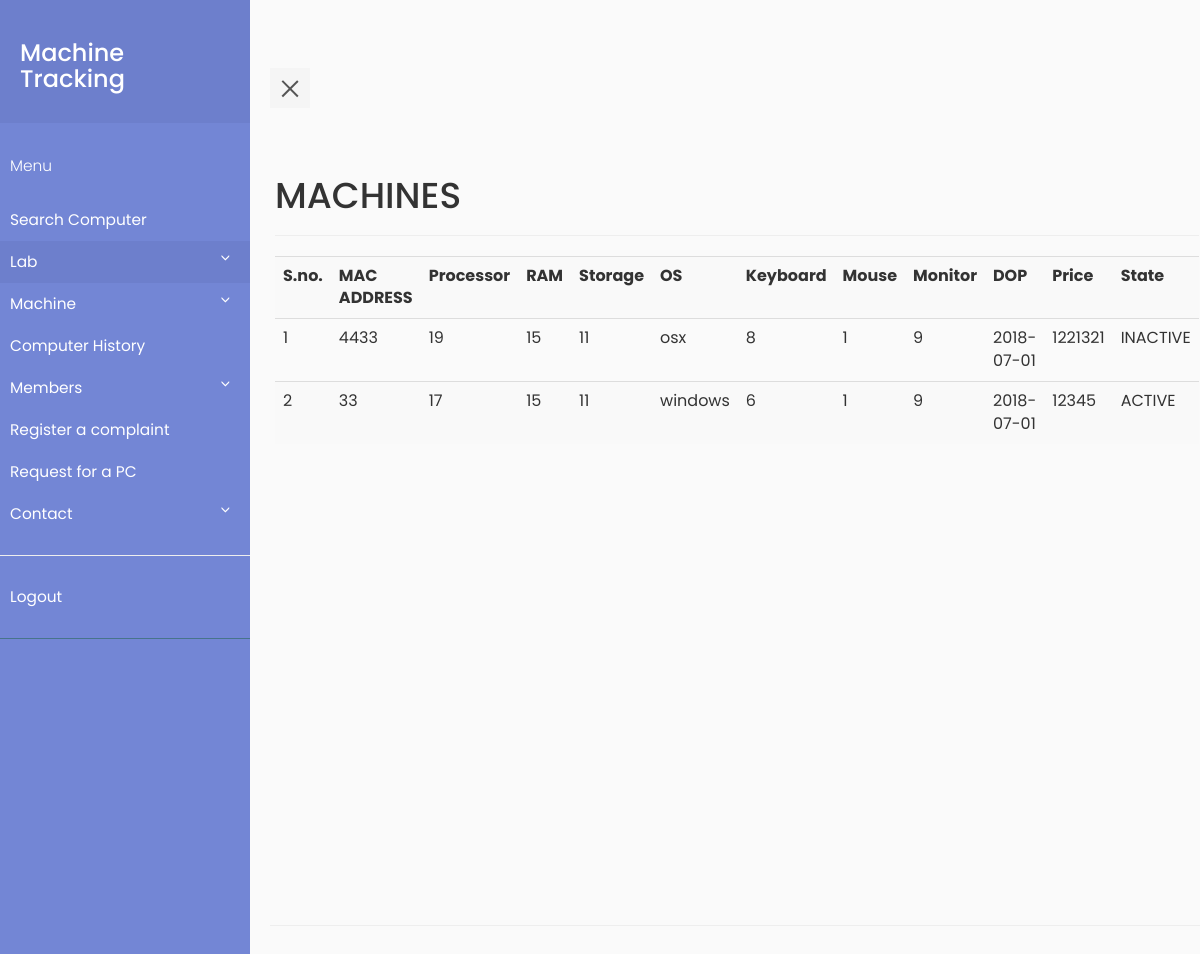
The page /MachineTracking/viewpcbylab.php?lab=16 (signed in) on the database its author committed.
### tables this page shows
CREATE TABLE `machine` (
  `machine_id` int(11) NOT NULL,
  `MAC_ADDR` varchar(30) DEFAULT NULL,
  `processor` int(11) NOT NULL,
  `ram` int(11) NOT NULL,
  `memory` int(11) NOT NULL,
  `DOP` date DEFAULT NULL,
  `price` int(11) DEFAULT NULL,
  `state` varchar(10) DEFAULT NULL,
  `os` varchar(30) DEFAULT NULL,
  `monitor` int(11) NOT NULL,
  `keyboard` int(11) NOT NULL,
  `mouse` int(11) NOT NULL,
  `grn` int(11) NOT NULL
);

CREATE TABLE `hardware` (
  `hardware_id` int(11) NOT NULL,
  `company` int(11) DEFAULT NULL,
  `description` int(11) DEFAULT NULL,
  `price` int(11) DEFAULT NULL,
  `grn` int(11) DEFAULT NULL,
  `name` int(11) DEFAULT NULL,
  `state` int(11) NOT NULL,
  `supplier` int(20) DEFAULT NULL
);

### MachineTracking/viewpcbylab.php (the view, shortened to what this page needs)
<?php
    require_once "pdo.php";
?>
<html>
<head>
    <link rel="stylesheet" type="text/css" href="https://maxcdn.bootstrapcdn.com/bootstrap/3.3.7/css/bootstrap.min.css" >
    <link rel="stylesheet" type="text/css" href="style5.css">
</head>
<body>
            <div class="wrapper">
     <?php include "navbar.php" ;?>
         <div class="container-fluid row" id="content">
    <div class="page-header">
    <h1>MACHINES</h1>
    </div>
    <?php
        $stmtcnt = $pdo->query("SELECT COUNT(*) FROM machine");
        $row = $stmtcnt->fetch(PDO::FETCH_ASSOC);
        if($row['COUNT(*)']!=='0')
        {
            $i=1;
            $stmtread = $pdo->prepare("SELECT * FROM position where lab_id = :lid and final_date='1970-01-01'");
            $stmtread->execute(array(':lid' => $_GET['lab'] ));
            echo ("<table class=\"table table-striped\">
                <tr> <th>S.no.</th><th>MAC ADDRESS</th><th>Processor</th><th>RAM</th><th>Storage</th><th>OS</th><th>Keyboard</th><th>Mouse</th><th>Monitor</th><th>DOP</th><th>Price</th> <th>State</th> </tr>");
            while ( $row = $stmtread->fetch(PDO::FETCH_ASSOC) )
            {
                $mid=$row['machine_id'];
                $read2= $pdo -> query("SELECT * FROM machine where machine_id='$mid'");
                while($row2 = $read2->fetch(PDO::FETCH_ASSOC))
                {
                    $processor = $pdo->prepare("SELECT description FROM hardware where hardware_id = :hid");
                    $processor->execute(array(':hid' => $row2['processor']));
                    $processorn = $processor->fetch(PDO::FETCH_ASSOC);
                    $ram = $pdo->prepare("SELECT description FROM hardware where hardware_id = :hid");
                    $ram->execute(array(':hid' => $row2['ram']));
                    $ramn = $ram->fetch(PDO::FETCH_ASSOC);
                    $memory = $pdo->prepare("SELECT description FROM hardware where hardware_id = :hid");
                    $memory->execute(array(':hid' => $row2['memory']));
                    $memoryn = $memory->fetch(PDO::FETCH_ASSOC);
                    $keyboard = $pdo->prepare("SELECT description FROM hardware where hardware_id = :hid");
                    $keyboard->execute(array(':hid' => $row2['keyboard']));
                    $keyboardn = $keyboard->fetch(PDO::FETCH_ASSOC);
                    $mouse = $pdo->prepare("SELECT description FROM hardware where hardware_id = :hid");
                    $mouse->execute(array(':hid' => $row2['mouse']));
                    $mousen = $mouse->fetch(PDO::FETCH_ASSOC);
                    $monitor = $pdo->prepare("SELECT description FROM hardware where hardware_id = :hid");
                    $monitor->execute(array(':hid' => $row2['monitor']));
                    $monitorn = $monitor->fetch(PDO::FETCH_ASSOC);
                    echo ("<tr>");
                    echo ("<td>");
                    echo($i);
                    echo("</td>");
                    echo ("<td>");
                    echo(htmlentities($row2['MAC_ADDR']));
                    echo ("</td>");
                    echo ("<td>");
                    echo(htmlentities($processorn['description']));
                    echo ("</td>");
                    echo ("<td>");
                    echo(htmlentities($ramn['description']));
                    echo ("</td>");
                    echo ("<td>");
                    echo(htmlentities($memoryn['description']));
                    echo ("</td>");
                    echo ("<td>");
                    echo(htmlentities($row2['os']));
                    echo ("</td>");
                    echo ("<td>");
                    echo(htmlentities($keyboardn['description']));
                    echo ("</td>");
                    echo ("<td>");
                    echo(htmlentities($mousen['description']));
                    echo ("</td>");
                    echo ("<td>");
                    echo(htmlentities($monitorn['description']));
                    echo ("</td>");
                    echo ("<td>");
                    echo(htmlentities($row2['DOP']));
                    echo ("</td>");
                    echo ("<td>");
                    echo(htmlentities($row2['price']));
                    echo ("</td>");
                    echo ("<td>");
                    echo(htmlentities($row2['state']));
                    echo ("</td>");
                    $i++;
                }
            }
            echo('</table>');
        }
    ?>
    </div>
</body>
</html>

### MachineTracking/style5.css (style rules this page uses)
body { font-family: 'Poppins', sans-serif; background: #fafafa; }
.wrapper { display: flex; align-items: stretch; perspective: 1500px; }
#content { padding: 20px; min-height: 100vh; transition: all 0.3s; }

### rows shown on the page
machine: MAC_ADDR "4433", processor.description "19", ram.description "15", memory.description "11", os "osx", keyboard.description "8", mouse.description "1", monitor.description "9", DOP "2018-07-01", price "1221321", state "INACTIVE"
machine: MAC_ADDR "33", processor.description "17", ram.description "15", memory.description "11", os "windows", keyboard.description "6", mouse.description "1", monitor.description "9", DOP "2018-07-01", price "12345", state "ACTIVE"
